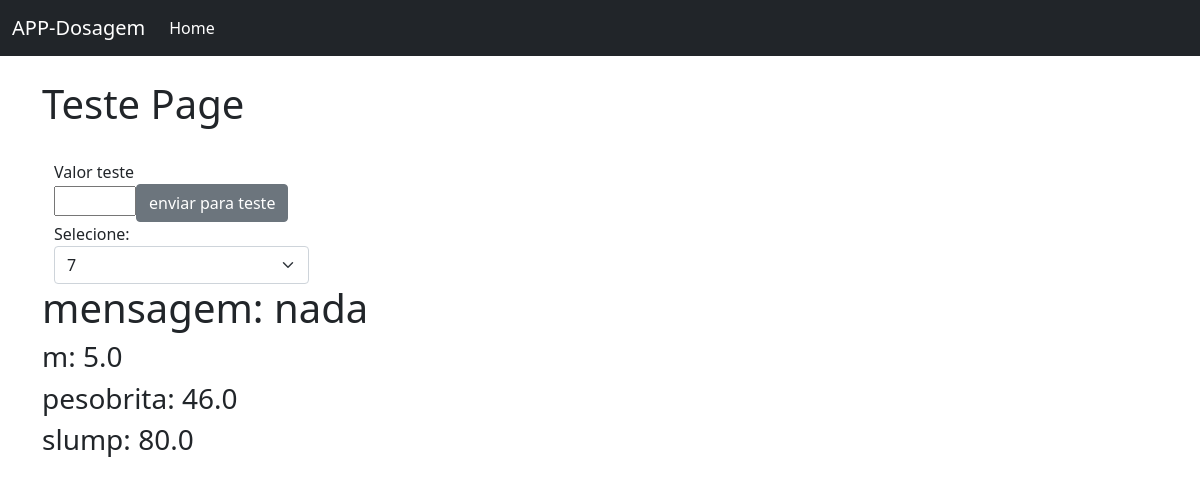
/teste/3, run on the app's committed database.
### app/models.py (models this page shows, shortened)
class Ensaios(db.Model):
    id = db.Column(db.Integer, primary_key=True)
    nome = db.Column(db.String(30))
    piloto = db.Column(db.Float)
    rico = db.Column(db.Float)
    pobre = db.Column(db.Float)
    cp = db.Column(db.Float)
    pesobrita = db.Column(db.Float)
    slump = db.Column(db.Float)
    umidade = db.Column(db.Float)
    volume = db.Column(db.Float)
    dosagem_piloto = db.relationship('Dosagem_piloto', backref='ensaio')
    dosagem_rico = db.relationship('Dosagem_rico', backref='ensaio')
    dosagem_pobre = db.relationship('Dosagem_pobre', backref='ensaio')
    cp_piloto = db.relationship('Cp_piloto', backref='ensaio')
    cp_rico = db.relationship('Cp_rico', backref='ensaio')
    cp_pobre = db.relationship('Cp_pobre', backref='ensaio')
    resultados = db.relationship('Resultados', backref='ensaio')
    teste = db.relationship('Teste', backref='ensaio')
    consumo_piloto = db.relationship('Consumo_piloto', backref='ensaio')
    consumo_rico = db.relationship('Consumo_rico', backref='ensaio')
    consumo_pobre = db.relationship('Consumo_pobre', backref='ensaio')

### app/routes.py (the view, shortened to what this page needs)
@app.route('/teste/<int:id>', methods=['POST', 'GET'])
def teste(id):
    form = Formulario_teste()
    ensaio_salvo = Ensaios.query.filter_by(id=id).first()
    dosagens_do_ensaio_salvo = ensaio_salvo.teste
    m = ensaio_salvo.piloto
    pesobrita = ensaio_salvo.pesobrita
    slump = ensaio_salvo.slump
    mensagem = 'nada'
    if form.validate_on_submit():
        testando = Teste(a=form.valor.data, ensaio=ensaio_salvo)
        db.session.add(testando)
        db.session.commit()
        return redirect('/teste/{}'.format(id))
    return render_template('teste.html', form=form, id=id, m=m, pesobrita=pesobrita, slump=slump, mensagem=mensagem, dosagens_do_ensaio_salvo=dosagens_do_ensaio_salvo)

### app/forms.py
class Formulario_teste(FlaskForm):
    valor = FloatField('Valor teste')
    selection = SelectField('Selecione: ', choices=[('7', '7'),('20', '20'),('28','28')])
    enviar = SubmitField('enviar para teste')

### app/templates/teste.html (shortened to what this page needs)
{% extends 'base.html' %}
{% block content %}
<h1>Teste Page</h1>
<div class="container">
    <div class = "row">
        <div class="col-3">
            <br>
            <form method="POST">
                {{ form.valor.label }}<br>
                {{ form.valor(size=3) }}{{ form.enviar(class="btn btn-secondary") }}
                {{ form.selection.label }}
                {{ form.selection(class="form-select") }}
            </form>
        </div>
    </div>
</div>
<div>
	<h1>mensagem: {{ mensagem }}</h1>
	<h3>m: {{ m }}</h3>
	<h3>pesobrita: {{ pesobrita }}</h3>
	<h3>slump: {{ slump }}</h3>
</div>
<br>
{% endblock %}

### data on the page
Ensaios: piloto "5.0", pesobrita "46.0", slump "80.0"

### other printed values
{{ mensagem }} "nada"
